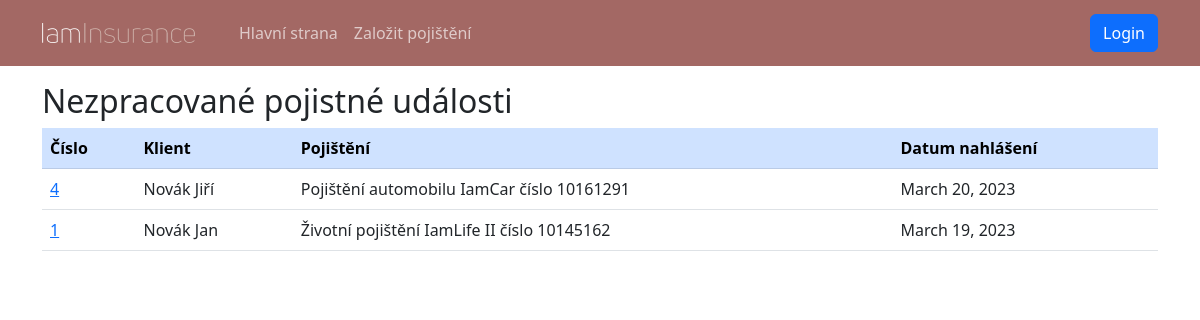
Page /sprava/nezpracovane-pojistne-udalosti/ on the earlier database version.
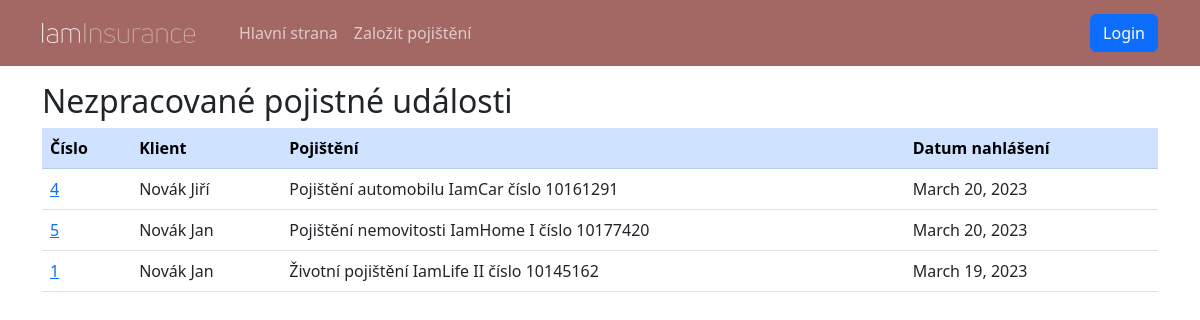
Same page on the later database version.
### insurance_app/models.py (models this page shows, shortened)
class InsuredEvent(models.Model):
    contract: Contract = models.ForeignKey(to=Contract, on_delete=models.CASCADE, verbose_name='Smlouva')
    event_date: models.DateField = models.DateField(verbose_name='Datum události')
    reporting_date: models.DateField = models.DateField(auto_now_add=True)
    description: models.TextField = models.TextField(verbose_name='Popis události')
    processed: models.BooleanField = models.BooleanField(default=False, verbose_name='Zpracováno')
    approved: models.BooleanField = models.BooleanField(default=False, verbose_name='Schváleno')
    payout: models.IntegerField = models.IntegerField(null=True, verbose_name='Pojistné plnění')
    @property
    def client(self):
        return self.contract.insured

class Contract(models.Model):
    objects: models.Manager
    product: models.Field = models.ForeignKey(to=Product, on_delete=models.RESTRICT, verbose_name='Produkt')
    insured: models.Field = models.ForeignKey(to=Person, on_delete=models.RESTRICT, verbose_name='Pojištěnec')
    conclusion_date: models.Field = models.DateTimeField(auto_now_add=True, verbose_name='Datum uzavření')
    payment: models.Field = models.PositiveIntegerField(verbose_name='Pravidelná platba')
    @property
    def contract_number(self) -> int:
        return 10_000_001 + self.pk * 127 ** 2
    def __str__(self):
        return f"{self.product} číslo {self.contract_number}"

class Person(AbstractBaseUser, PermissionsMixin):
    USERNAME_FIELD: str = "email"
    REQUIRED_FIELDS: list = ["first_name", "last_name", "date_of_birth"]  # other fields are not required for staff
    objects: BaseUserManager = PersonManager()
    first_name: models.Field = models.CharField(max_length=150, verbose_name='Křestní jméno')
    last_name: models.Field = models.CharField(max_length=150, verbose_name='Příjmení')
    email: models.Field = models.EmailField(unique=True, verbose_name='E-mail')
    phone: models.Field = modelfields.PhoneNumberField(region="CZ", null=True, verbose_name='Telefon')
    address1: models.Field = models.CharField(max_length=150, default="", verbose_name='Adresa')
    address2: models.Field = models.CharField(max_length=150, blank=True, default="", verbose_name='Adresa - druhý řádek')
    postal_code: models.Field = models.CharField(max_length=12, default="", verbose_name='PSČ')
    city: models.Field = models.CharField(max_length=150, default="", verbose_name='Město')
    country: models.Field = models.CharField(max_length=150, default="", verbose_name='Stát')
    date_of_birth: models.Field = models.DateField(verbose_name='Datum narození')
    is_staff: models.Field = models.BooleanField(default=False, verbose_name='Zaměstnanec')
    is_superuser: models.Field = models.BooleanField(default=False, verbose_name='Administrátor')
    slug: models.Field = models.SlugField(unique=True, null=False)
    def __str__(self) -> str:
        return f"{self.last_name} {self.first_name}"

class Product(models.Model):
    name: models.Field = models.CharField(max_length=64, unique=True, verbose_name='Název')
    description: models.Field = models.TextField(default="", verbose_name='Popis')
    active: models.Field = models.BooleanField(default=True, blank=True, verbose_name='Aktivní')
    image: models.Field = models.ImageField(upload_to='images/', verbose_name='Obrázek')
    def __str__(self) -> str:
        inactive = " (nedostupné)" if not self.active else ""
        return str(self.name) + inactive
    class Meta:
        verbose_name = u'Produkt'

### administration/views.py (the view)
# urls.py: path('nezpracovane-pojistne-udalosti/', views.PendingEventsListView.as_view(), name='pending-event-list'),
class PendingEventsListView(generic.ListView):
    model: models.InsuredEvent = models.InsuredEvent
    template_name: str = template.PENDING_EVENT_LIST
    title: str = "Nezpracované pojistné události"
    def get_context_data(self, *, object_list=None, **kwargs):
        context = super().get_context_data(object_list=object_list, **kwargs)
        context['title'] = self.title
        return context
    def get_queryset(self):
        return super().get_queryset().filter(processed=False).order_by('-reporting_date')

### insurance_app/templates/insurance_app/pending_event_list.html
{% extends 'main.html' %}
{% block content %}
{% if object_list.0 %}
<table class="table table-hover">
    <thead class="table-primary">
        <tr>
            <th>Číslo</th>
            <th>Klient</th>
            <th>Pojištění</th>
            <th>Datum nahlášení</th>
        </tr>
    </thead>
    <tbody>
    {% for event in object_list %}
        <tr>
            <td><a href="{% url 'event-detail' pk=event.pk %}">{{ event.pk }}</a></td>
            <td>{{ event.client }}</td>
            <td>{{ event.contract }}</td>
            <td>{{ event.reporting_date }}</td>
        </tr>
    {% endfor %}
    </tbody>
</table>
{% endif %}
{% endblock %}

Differences in the rows shown:
added InsuredEvent: pk "5", client "Novák Jan", contract "Pojištění nemovitosti IamHome I číslo 10177420", reporting_date "March 20, 2023"
